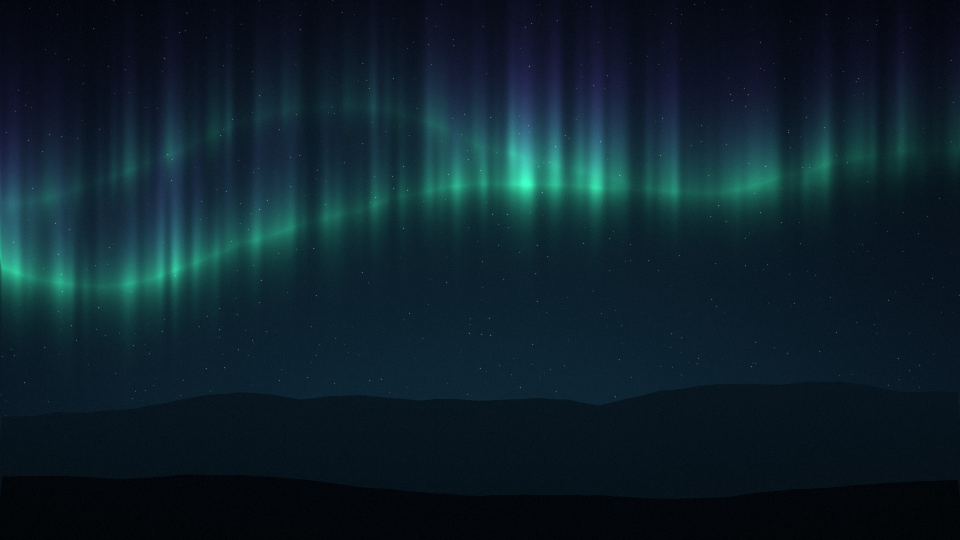
#> input picture assets/wallpapers/ypsilon-aurora.jpg, 1920 x 1080 px (shown at 1/2 size)
$ python palette.py ../assets/wallpapers/ypsilon-aurora.jpg
#> lines starting #> are read from the running program, lines starting #| are printed output that depends on the picture
#!/usr/bin/env python3
"""Wallpaper -> Ypsilon theme (Material-You style, stdlib math + Pillow for decoding).

  palette.py IMAGE [--name ypsilon-auto] [--light]   write themes/user/<name>.json

Pipeline: downscale -> k-means in RGB (deterministic seeds) -> score clusters by
population x chroma -> primary/accent with hue separation -> dark (or light)
surfaces tinted by the primary hue -> every text/ui color pushed until it meets
WCAG contrast against the background. Pure functions are unit-tested
(tests/test_palette.py); only load_pixels() touches Pillow.
"""
import colorsys
import json
import os
import sys

ROOT = os.path.dirname(os.path.dirname(os.path.abspath(__file__)))
USER_THEMES = os.path.join(ROOT, "themes", "user")

# ---------- color math ----------

def hex_of(rgb):
    return "#%02x%02x%02x" % tuple(max(0, min(255, round(c))) for c in rgb)


def rgb_of(h):
    h = h.lstrip("#")
    return tuple(int(h[i:i + 2], 16) for i in (0, 2, 4))


def _lin(c):
    c /= 255.0
    return c / 12.92 if c <= 0.04045 else ((c + 0.055) / 1.055) ** 2.4


def luminance(rgb):
    r, g, b = (_lin(c) for c in rgb)
    return 0.2126 * r + 0.7152 * g + 0.0722 * b


def contrast(a, b):
    la, lb = luminance(a), luminance(b)
    hi, lo = max(la, lb), min(la, lb)
    return (hi + 0.05) / (lo + 0.05)


def hls(rgb):
    return colorsys.rgb_to_hls(*(c / 255.0 for c in rgb))


def from_hls(h, l, s):
    return tuple(c * 255.0 for c in colorsys.hls_to_rgb(h % 1.0, max(0.0, min(1.0, l)), max(0.0, min(1.0, s))))


def ensure_contrast(fg, bg, ratio):
    """Move fg's lightness away from bg until contrast >= ratio (keeps hue/saturation)."""
    h, l, s = hls(fg)
    up = luminance(bg) < 0.5
    for _ in range(60):
        if contrast(from_hls(h, l, s), bg) >= ratio:
            break
        l += 0.02 if up else -0.02
        if l <= 0 or l >= 1:
            break
    return from_hls(h, l, s)


def hue_dist(a, b):
    d = abs(a - b) % 1.0
    return min(d, 1.0 - d)

# ---------- clustering ----------

def kmeans(pixels, k=6, iters=12):
    """Deterministic k-means: seeds spread over the luminance-sorted pixel list."""
    if not pixels:
        return []
    pts = sorted(pixels, key=luminance)
    k = min(k, len(set(pts)))
    cents = [pts[int((i + 0.5) * len(pts) / k)] for i in range(k)]
    groups = []
    for _ in range(iters):
        groups = [[] for _ in cents]
        for p in pixels:
            j = min(range(len(cents)), key=lambda i: sum((p[c] - cents[i][c]) ** 2 for c in range(3)))
            groups[j].append(p)
        new = [tuple(sum(p[c] for p in g) / len(g) for c in range(3)) if g else cents[i] for i, g in enumerate(groups)]
        if new == cents:
            break
        cents = new
    return sorted(((cents[i], len(g)) for i, g in enumerate(groups) if g), key=lambda x: -x[1])


def score(cluster, total):
    rgb, n = cluster
    h, l, s = hls(rgb)
    chroma = s * (1 - abs(2 * l - 1))  # HSL chroma
    usable = 0.15 < l < 0.85
    return (n / total) * (0.25 + chroma * 2.5) * (1.0 if usable else 0.35)

# ---------- theme ----------

FALLBACK_PRIMARY = (124, 124, 255)


def pick_seeds(clusters):
    total = sum(n for _, n in clusters) or 1
    ranked = sorted(clusters, key=lambda c: -score(c, total))
    colorful = [c for c in ranked if hls(c[0])[2] > 0.12]
    primary = colorful[0][0] if colorful else FALLBACK_PRIMARY
    ph = hls(primary)[0]
    accent = next((c[0] for c in colorful[1:] if hue_dist(hls(c[0])[0], ph) > 0.11), None)
    if accent is None:  # monochrome wallpaper: rotate the primary hue
        h, l, s = hls(primary)
        accent = from_hls(h + 0.17, l, max(s, 0.45))
    return primary, harmonize(accent, primary)


def harmonize(color, toward, max_turn=15 / 360):
    """Material-style harmonization: turn color's hue toward `toward` by half the gap, at most 15°.
    Keeps a wallpaper's second color recognisable while making it sit with the first."""
    h, l, s = hls(color)
    th = hls(toward)[0]
    d = (th - h + 0.5) % 1.0 - 0.5  # signed shortest hue step, -0.5..0.5
    return from_hls(h + max(-max_turn, min(max_turn, d * 0.5)), l, s)


def build_theme(clusters, light=False):
    primary, accent = pick_seeds(clusters)
    ph, _, ps = hls(primary)
    tint = min(ps, 0.35)
    if light:
        bg, bg_alt = from_hls(ph, 0.95, tint * 0.6), from_hls(ph, 0.99, tint * 0.3)
        fg_seed, muted_seed = from_hls(ph, 0.12, tint), from_hls(ph, 0.40, tint * 0.6)
    else:
        bg, bg_alt = from_hls(ph, 0.06, tint * 0.8), from_hls(ph, 0.11, tint * 0.7)
        fg_seed, muted_seed = from_hls(ph, 0.92, tint * 0.4), from_hls(ph, 0.66, tint * 0.4)

    # vivid, legible UI colors
    def vivid(c):
        h, l, s = hls(c)
        return from_hls(h, min(max(l, 0.45), 0.72) if not light else min(max(l, 0.30), 0.50), max(s, 0.55))

    fg = ensure_contrast(fg_seed, bg, 12.0)
    muted = ensure_contrast(muted_seed, bg, 4.6)
    primary = ensure_contrast(vivid(primary), bg, 4.5)
    accent = ensure_contrast(vivid(accent), bg, 4.5)
    # tertiary: a third hue, a triadic step from the primary, pulled toward the wallpaper's own
    # colors by harmonize() so it sits with them instead of fighting them
    th, tl, ts = hls(primary)
    tertiary = ensure_contrast(vivid(harmonize(from_hls(th + 0.33, tl, max(ts, 0.5)), accent)), bg, 4.5)
    sem = {k: ensure_contrast(from_hls(h, 0.62 if not light else 0.38, 0.7), bg, 4.5)
           for k, h in (("good", 0.40), ("warn", 0.12), ("bad", 0.97))}

    surf_a = 0.78 if light else 0.72
    br, bgc = rgb_of(hex_of(primary)), rgb_of(hex_of(bg_alt))
    theme = {
        "bg": hex_of(bg), "bg_alt": hex_of(bg_alt), "fg": hex_of(fg), "muted": hex_of(muted),
        "primary": hex_of(primary), "accent": hex_of(accent), "tertiary": hex_of(tertiary),
        "good": hex_of(sem["good"]), "warn": hex_of(sem["warn"]), "bad": hex_of(sem["bad"]),
        "surface": "rgba(%d,%d,%d,%s)" % (bgc + (surf_a,)),
        "border": "rgba(%d,%d,%d,%s)" % (br + (0.22 if light else 0.30,)),
    }
    theme["ansi"] = ansi(theme, light)
    return theme


def ansi(t, light):
    bg, fg = rgb_of(t["bg"]), rgb_of(t["fg"])
    base = {1: 0.98, 2: 0.38, 3: 0.13, 4: 0.62, 5: 0.80, 6: 0.50}
    normal = [t["bg"]] + [hex_of(ensure_contrast(from_hls(h, 0.60 if not light else 0.40, 0.65), bg, 4.5)) for h in base.values()] + [t["fg"]]
    bright = [hex_of(ensure_contrast(from_hls(hls(bg)[0], 0.35 if not light else 0.55, 0.15), bg, 2.2))]
    bright += [hex_of(ensure_contrast(from_hls(h, 0.72 if not light else 0.32, 0.75), bg, 6.0)) for h in base.values()]
    bright += ["#ffffff" if not light else "#000000"]
    return normal + bright


def load_pixels(path, size=64):
    from PIL import Image  # only dependency, imported lazily
    with Image.open(path) as im:
        im = im.convert("RGB")
        im.thumbnail((size, size))
        flat = getattr(im, "get_flattened_data", None)  # Pillow >= 12.1
        return list(flat() if flat else im.getdata())


def main(argv):
    if not argv or argv[0] in ("-h", "--help"):
        print(__doc__)
        return 0
    path = argv[0]
    name = argv[argv.index("--name") + 1] if "--name" in argv else "ypsilon-auto"
    light = "--light" in argv
    theme = build_theme(kmeans(load_pixels(path)), light=light)
#> in load_pixels, im is the input picture: PIL image 1920x1080 RGB; mean R, G, B 13, 33, 42.9
#> in load_pixels, `im.thumbnail((size, size))`:
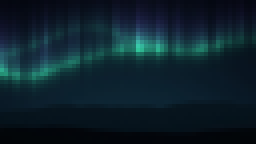
#> im: PIL image 64x36 RGB (shown 4 times larger); mean R, G, B 13, 33, 42.9
#> in _lin, `c /= 255.0`: c = 0.0196
#> in luminance, `r, g, b = (_lin(c) for c in rgb)`: r = 0.00152; g = 0.00243; b = 0.00561
#> in kmeans, `pts = sorted(pixels, key=luminance)`: pts = 2304 items, first 6: (1, 5, 8), (2, 5, 8), (2, 5, 8), (2, 5, 8), (2, 5, 8), (2, 5, 8)
#> in kmeans, `k = min(k, len(set(pts)))`: k = 6
#> in kmeans, `cents = [pts[int((i + 0.5) * len(pts) / k)] for i in range(k)]`: cents = [(3, 6, 11), (6, 19, 27), (9, 23, 34), (16, 31, 46), (16, 38, 49), (20, 74, 69)]
#> in pick_seeds, `total = sum(n for _, n in clusters) or 1`: total = 2304
#> in pick_seeds, `ranked = sorted(clusters, key=lambda c: -score(c, total))`: ranked = [((26, 69.69, 76.35), 223), ((15.86, 39.32, 51.78), 543), ((36.29, 119.2, 109), 103), ((7.57, 17.2, 28.01), 651), ((11.94, 27.32, 40.94), 516), ((2.76, 6.2, 11.44), 268)]
#> in pick_seeds, `colorful = [c for c in ranked if hls(c[0])[2] > 0.12]`: colorful has the same summary as ranked
#> in pick_seeds, `primary = colorful[0][0] if colorful else FALLBACK_PRIMARY`: primary = (26, 69.69, 76.35)
#> in pick_seeds, `ph = hls(primary)[0]`: ph = 0.522
#> in hue_dist, `d = abs(a - b) % 1.0`: d = 0.0357
#> in pick_seeds, `h, l, s = hls(primary)`: h = 0.522; l = 0.201; s = 0.492
#> in pick_seeds, `accent = from_hls(h + 0.17, l, max(s, 0.45))`: accent = (33.67, 26, 76.35)
#> in harmonize, `h, l, s = hls(color)`: h = 0.692; l = 0.201; s = 0.492
#> in harmonize, `th = hls(toward)[0]`: th = 0.522
#> in harmonize, `d = (th - h + 0.5) % 1.0 - 0.5`: d = -0.17
#> in build_theme, `primary, accent = pick_seeds(clusters)`: primary = (26, 69.69, 76.35); accent = (26, 30.92, 76.35)
#> in build_theme, `ph, _, ps = hls(primary)`: ph = 0.522; ps = 0.492
#> in build_theme, `tint = min(ps, 0.35)`: tint = 0.35
#> in build_theme, `bg, bg_alt = from_hls(ph, 0.06, tint * 0.8), from_hls(ph, 0.11, tint *..`: bg = (11.02, 18.45, 19.58); bg_alt = (21.18, 33.1, 34.92)
#> in build_theme, `fg_seed, muted_seed = from_hls(ph, 0.92, tint * 0.4), from_hls(ph, 0.6..`: fg_seed = (231.7, 236.7, 237.5); muted_seed = (156.2, 177.2, 180.4)
#> in ensure_contrast, `h, l, s = hls(fg)`: h = 0.522; l = 0.92; s = 0.14
#> in ensure_contrast, `up = luminance(bg) < 0.5`: up = True
#> the loop in ensure_contrast, `for _ in range(60):` made 1 pass
#> (la in contrast, lb in contrast, hi in contrast, lo in contrast) on pass 1: (0.836, 0.00568, 0.836, 0.00568)
#> after the loop in ensure_contrast, `for _ in range(60):`: l = 0.92
#> in build_theme, `fg = ensure_contrast(fg_seed, bg, 12.0)`: fg = (231.7, 236.7, 237.5)
#> the loop in ensure_contrast (call 2), `for _ in range(60):` made 1 pass
#> (la in contrast, lb in contrast, hi in contrast, lo in contrast) on pass 1: (0.419, 0.00568, 0.419, 0.00568)
#> in build_theme, `muted = ensure_contrast(muted_seed, bg, 4.6)`: muted = (156.2, 177.2, 180.4)
#> in vivid, `h, l, s = hls(c)`: h = 0.522; l = 0.201; s = 0.492
#> in build_theme, `primary = ensure_contrast(vivid(primary), bg, 4.5)`: primary = (51.64, 161.2, 177.9)
#> in build_theme, `accent = ensure_contrast(vivid(accent), bg, 4.5)`: accent = (108.8, 118.9, 212.5)
#> in build_theme, `th, tl, ts = hls(primary)`: th = 0.522; tl = 0.45; ts = 0.55
#> in build_theme, `tertiary = ensure_contrast(vivid(harmonize(from_hls(th + 0.33, tl, max..`: tertiary = (186, 77.14, 203.4)
#> in build_theme, `sem = {k: ensure_contrast(from_hls(h, 0.62 if not light else 0.38, 0.7..`: sem = {'good': (90.27, 225.9, 144.5), 'warn': (225.9, 187.9, 90.27), 'bad': (225.9, 90.27, 114.7)}
#> in rgb_of, `h = h.lstrip("#")`: h = '34a1b2'
#> in build_theme, `br, bgc = rgb_of(hex_of(primary)), rgb_of(hex_of(bg_alt))`: br = (52, 161, 178); bgc = (21, 33, 35)
#> in ansi, `bg, fg = rgb_of(t["bg"]), rgb_of(t["fg"])`: bg = (11, 18, 20); fg = (232, 237, 237)
    theme["source"] = os.path.abspath(path)
    os.makedirs(USER_THEMES, exist_ok=True)
    out = os.path.join(USER_THEMES, "%s.json" % name)
    with open(out, "w") as f:
        json.dump(theme, f, indent=2)
        f.write("\n")
    print("theme %s <- %s (primary %s, accent %s)" % (name, os.path.basename(path), theme["primary"], theme["accent"]))
#| theme ypsilon-auto <- ypsilon-aurora.jpg (primary #34a1b2, accent #6d77d5)
    return 0


if __name__ == "__main__":
    sys.exit(main(sys.argv[1:]))
#> (the program exits here)
